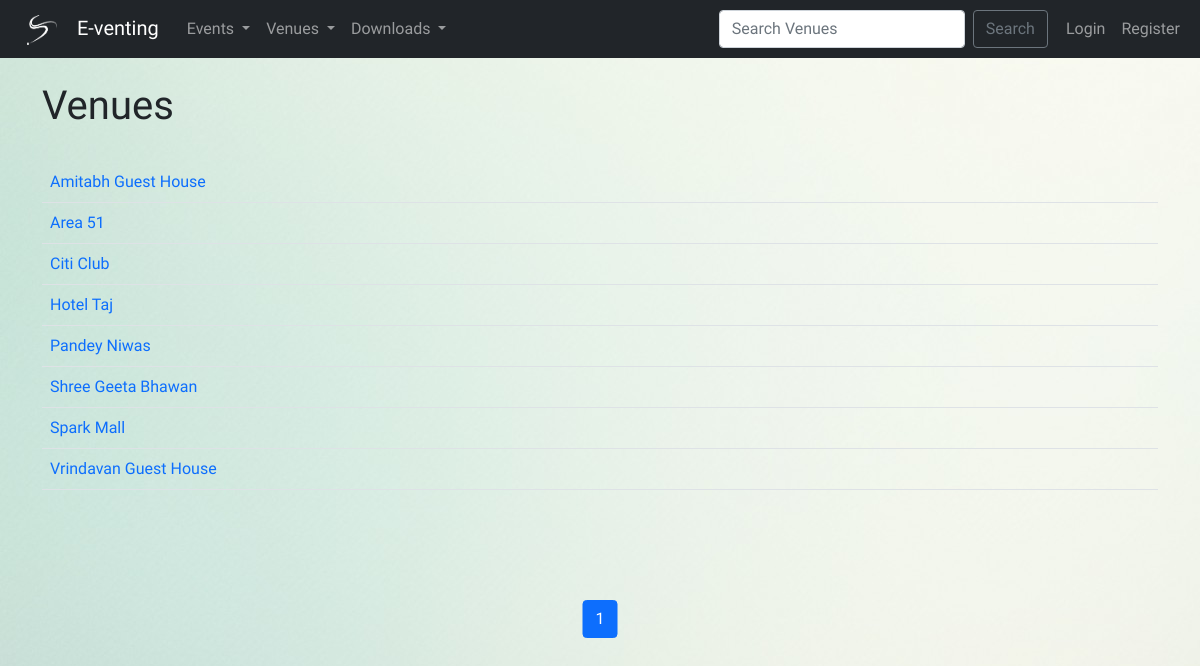
Screenshot of /list_venues with the database file from the repository.
### events/models.py (models this page shows)
class Venue(models.Model):
    name = models.CharField('Venue Name', max_length=120)
    address = models.CharField(max_length=300)
    pin_code = models.CharField('Pin Code', max_length=10)
    phone = models.CharField('Contact', max_length=25, blank=True)
    web = models.URLField('Web Address', blank=True)
    email = models.EmailField('Email Address', blank=True)
    owner = models.IntegerField('Venue Owner', blank=False, default=1)
    venue_image = models.ImageField(null=True, blank=True, upload_to='images/')
    def __str__(self):
        return self.name

### events/views.py (the view)
# urls.py: path('list_venues', views.list_venues, name='list-venues'),
def list_venues(request):
    p = Paginator(Venue.objects.all().order_by('name'), 8)
    page = request.GET.get('page')
    venues = p.get_page(page)
    nums = 'a'*venues.paginator.num_pages
    return render(request, 'events/venue.html', {
        'venues': venues,
        'nums': nums
    })

### events/templates/events/venue.html (shortened to what this page needs)
{% extends 'events/base.html' %}
{% block content %}
    <h1>Venues</h1>
    <br>
    <table class="table table-hover">
        {% for venue in venues %}
            <tr>
                <td>
                    <a href="{% url 'show-venue' venue.id%}" style="text-decoration: none;">{{venue}}</a>
                </td>
                {%if user.is_authenticated and user.id == venue.owner %}
                <td align='right'>
                    <a href="{% url 'update-venue' venue.id%}" class="btn btn-outline-secondary btn-sm">Update</a>
                    <a href="{% url 'delete-venue' venue.id%}" class="btn btn-outline-danger btn-sm">Delete</a>
                </td>
                {% else %}
                    <td align='right'/>
                {%endif%}
            </tr>
        {% endfor %}
    </table>
    <br><br>
    <div style="position: absolute;top: 75%;left: 50%;transform: translateX(-50%);">
        <nav aria-label="Page navigation example">
            <ul class="pagination justify-content-center">
            {% for i in nums %}
                {% if forloop.counter == venues.number %}
                    <li class="page-item active"><a class="page-link" href="?page={{forloop.counter}}">{{ forloop.counter}}</a></li>
                {% else %}
                    <li class="page-item"><a class="page-link" href="?page={{forloop.counter}}">{{ forloop.counter}}</a></li>
                {% endif %}
            {% endfor %}
            </ul>
        </nav>
    </div>
    <br><br>
{% endblock %}

### events/static/events/style.css (style rules this page uses)
body { background: url("images/bg.jpg") no-repeat fixed; }

### rows the page displays
Venue: name "Amitabh Guest House"
Venue: name "Area 51"
Venue: name "Citi Club"
Venue: name "Hotel Taj"
Venue: name "Pandey Niwas"
Venue: name "Shree Geeta Bhawan"
Venue: name "Spark Mall"
Venue: name "Vrindavan Guest House"
